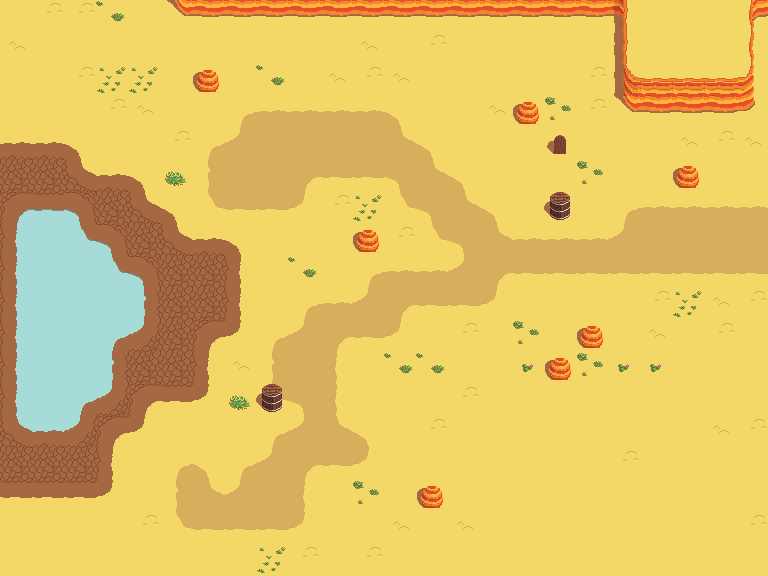

This game map was drawn from its Tiled (.tmx) file and the tilesets committed beside it. A one-line description and the full map source follow:
An orthogonal 24x18 tile map with 32x32 px tiles, 2 tile layers (Tile Layer 1, Overlay), 2 tilesets and 2 objects (ShootOnSight, FindCover).

<map version="1.0" orientation="orthogonal" renderorder="right-down" width="24" height="18" tilewidth="32" tileheight="32" nextobjectid="15">
 <properties>
  <property name="Name" value="LeftDessert" />
  <property name="RightMap" value="DessertTest" />
 </properties>
 <tileset firstgid="1" source="Dessert.tsx" />
 <tileset firstgid="257" name="PlaceObjects" tilewidth="32" tileheight="32" tilecount="16" columns="4">
  <image source="PlaceObjects.png" width="128" height="128" />
  <tile id="0">
   <properties>
    <property name="ObjectName" value="ShootOnSight" />
   </properties>
  </tile>
 </tileset>
 <layer name="Tile Layer 1" width="24" height="18">
  <data encoding="csv">
1,38,38,54,213,225,197,197,197,197,197,197,197,197,197,197,197,197,197,198,1,213,1,196,
37,1,213,1,1,1,1,213,1,213,1,37,213,38,1,213,213,1,1,177,178,178,178,179,
1,213,38,53,53,1,1,213,54,213,37,38,37,1,213,213,1,1,38,193,194,194,194,195,
213,213,213,38,37,1,213,84,85,85,85,85,86,1,1,37,1,22,38,225,226,226,226,227,
82,82,83,1,1,38,84,150,101,101,101,101,149,86,1,1,1,213,1,1,1,37,38,37,
98,98,146,82,83,6,100,101,101,133,117,117,134,149,86,1,1,1,22,1,1,1,1,1,
136,120,137,98,146,83,116,117,117,118,38,53,116,134,149,86,1,1,213,84,85,85,85,85,
105,104,119,137,98,146,82,83,1,1,1,1,38,116,134,149,85,85,85,150,101,101,101,101,
105,104,104,119,137,98,98,99,1,54,1,84,85,85,150,133,117,117,117,117,117,117,117,117,
105,104,104,104,103,98,98,99,213,84,85,150,133,117,117,118,213,1,1,1,38,53,37,38,
105,104,104,87,153,98,130,115,84,150,133,117,118,1,38,1,22,1,1,1,37,1,38,213,
105,104,104,103,98,98,99,37,100,101,102,1,54,54,1,1,21,1,22,21,21,1,1,1,
105,104,87,153,130,114,115,6,116,134,102,213,1,213,38,1,1,213,213,213,1,1,1,1,
152,88,153,130,115,213,213,213,84,150,149,86,213,38,213,213,1,213,1,213,1,213,37,38,
98,98,98,99,1,84,86,84,150,133,117,118,213,213,213,1,1,1,213,38,213,213,213,213,
114,114,114,115,213,100,149,150,101,102,1,22,213,213,1,1,213,213,1,1,213,1,1,213,
1,1,1,1,38,116,117,117,117,118,213,1,37,1,37,1,1,1,1,1,213,213,1,38,
1,1,1,1,1,1,1,1,53,38,1,38,1,1,1,1,1,1,1,1,213,213,1,1
</data>
 </layer>
 <layer name="Overlay" width="24" height="18">
  <data encoding="csv">
0,0,0,0,0,0,0,0,0,0,0,0,0,0,0,0,0,0,0,0,0,0,0,0,
0,0,0,0,0,0,0,0,0,0,0,0,0,0,0,0,0,0,0,0,0,0,0,0,
0,0,0,0,0,0,241,0,0,0,0,0,0,0,0,0,0,0,0,0,0,0,0,0,
0,0,0,0,0,0,0,0,0,0,0,0,0,0,0,0,241,0,0,0,0,0,0,0,
0,0,0,0,0,0,0,0,0,0,0,0,0,0,0,0,0,7,0,0,0,0,0,0,
0,0,0,0,0,0,0,0,0,0,0,0,0,0,0,0,0,0,0,0,0,241,0,0,
0,0,0,0,0,0,0,0,0,0,0,0,0,0,0,0,0,55,0,0,0,0,0,0,
0,0,0,0,0,0,0,0,0,0,0,241,0,0,0,0,0,0,0,0,0,0,0,0,
0,0,0,0,0,0,0,0,0,0,0,0,0,0,0,0,0,0,0,0,0,0,0,0,
0,0,0,0,0,0,0,0,0,0,0,0,0,0,0,0,0,0,0,0,0,0,0,0,
0,0,0,0,0,0,0,0,0,0,0,0,0,0,0,0,0,0,241,0,0,0,0,0,
0,0,0,0,0,0,0,0,0,0,0,0,0,0,0,0,0,241,0,0,0,0,0,0,
0,0,0,0,0,0,0,0,55,0,0,0,0,0,0,0,0,0,0,0,0,0,0,0,
0,0,0,0,0,0,0,0,0,0,0,0,0,0,0,0,0,0,0,0,0,0,0,0,
0,0,0,0,0,0,0,0,0,0,0,0,0,0,0,0,0,0,0,0,0,0,0,0,
0,0,0,0,0,0,0,0,0,0,0,0,0,241,0,0,0,0,0,0,0,0,0,0,
0,0,0,0,0,0,0,0,0,0,0,0,0,0,0,0,0,0,0,0,0,0,0,0,
0,0,0,0,0,0,0,0,0,0,0,0,0,0,0,0,0,0,0,0,0,0,0,0
</data>
 </layer>
 <objectgroup name="Objects" offsetx="0" offsety="-1">
  <object id="11" name="ShootOnSight" gid="257" x="512" y="192" width="32" height="32">
   <properties>
    <property name="ObjectName" value="ShootOnSight" />
   </properties>
  </object>
  <object id="14" name="FindCover" gid="257" x="384" y="384" width="32" height="32">
   <properties>
    <property name="ObjectName" value="FindCover" />
   </properties>
  </object>
 </objectgroup>
</map>
